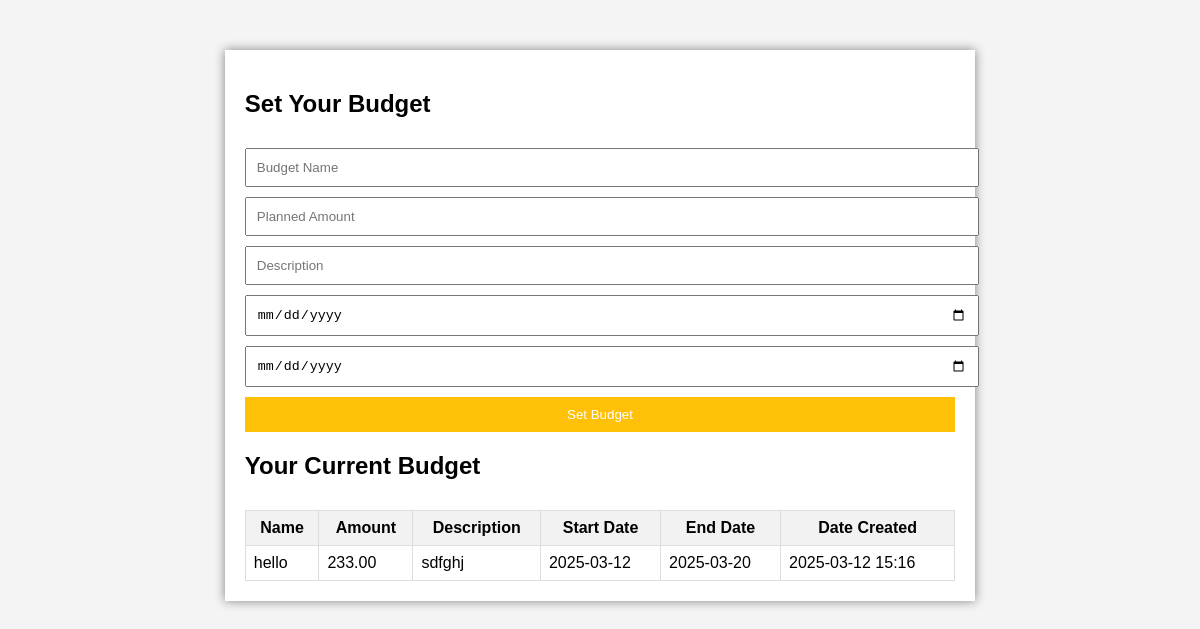
/budget.php (signed in), run on the app's committed database.
### tables this page shows
CREATE TABLE `budgets` (
  `id` int(11) NOT NULL,
  `user_id` int(11) NOT NULL,
  `name` varchar(255) NOT NULL,
  `description` text DEFAULT NULL,
  `planned_amount` decimal(10,2) NOT NULL,
  `start_date` date NOT NULL,
  `end_date` date NOT NULL,
  `date_created` timestamp NOT NULL DEFAULT current_timestamp()
);

### budget.php (the view, shortened to what this page needs)
<?php
include('db.php');
$query = "SELECT * FROM budgets WHERE user_id = ? ORDER BY date_created DESC LIMIT 1";
$stmt = $conn->prepare($query);
$stmt->bind_param("i", $_SESSION['user_id']);
$stmt->execute();
$result = $stmt->get_result();
$budget = $result->fetch_assoc();
?>
<!DOCTYPE html>
<html lang="en">
<head>
</head>
<body>
    <div class="container">
        <h2>Set Your Budget</h2>
        <form action="budget.php" method="post">
            <input type="text" name="name" placeholder="Budget Name" required>
            <input type="number" name="planned_amount" placeholder="Planned Amount" step="0.01" required>
            <input type="text" name="description" placeholder="Description" required>
            <input type="date" name="start_date" required>
            <input type="date" name="end_date" required>
            <button type="submit">Set Budget</button>
        </form>
        <?php if ($budget): ?>
            <h2>Your Current Budget</h2>
            <div class="budget-record">
                <table>
                    <thead>
                        <tr>
                            <th>Name</th>
                            <th>Amount</th>
                            <th>Description</th>
                            <th>Start Date</th>
                            <th>End Date</th>
                            <th>Date Created</th>
                        </tr>
                    </thead>
                    <tbody>
                        <tr>
                            <td><?php echo htmlspecialchars($budget['name']); ?></td>
                            <td><?php echo number_format($budget['planned_amount'], 2); ?></td>
                            <td><?php echo htmlspecialchars($budget['description']); ?></td>
                            <td><?php echo $budget['start_date']; ?></td>
                            <td><?php echo $budget['end_date']; ?></td>
                            <td><?php echo date('Y-m-d H:i', strtotime($budget['date_created'])); ?></td>
                        </tr>
                    </tbody>
                </table>
            </div>
        <?php endif; ?>
    </div>
</body>
</html>

### budget.php (style rules this page uses)
body { font-family: Arial, sans-serif; background-color: #f4f4f4; }
.container { width: 60%; margin: auto; background: white; padding: 20px; box-shadow: 0px 0px 10px gray; margin-top: 50px; }
input, button { width: 100%; padding: 10px; margin-top: 10px; }
button { background-color: #ffc107; color: white; border: none; cursor: pointer; }
.budget-record { margin-top: 30px; }
.budget-record table { width: 100%; border-collapse: collapse; }
.budget-record th, .budget-record td { padding: 8px; border: 1px solid #ddd; }
.budget-record th { background-color: #f2f2f2; }

### data on the page
budgets: name "hello", planned_amount "233.00", description "sdfghj", start_date "2025-03-12", end_date "2025-03-20", date_created "2025-03-12 15:16"
